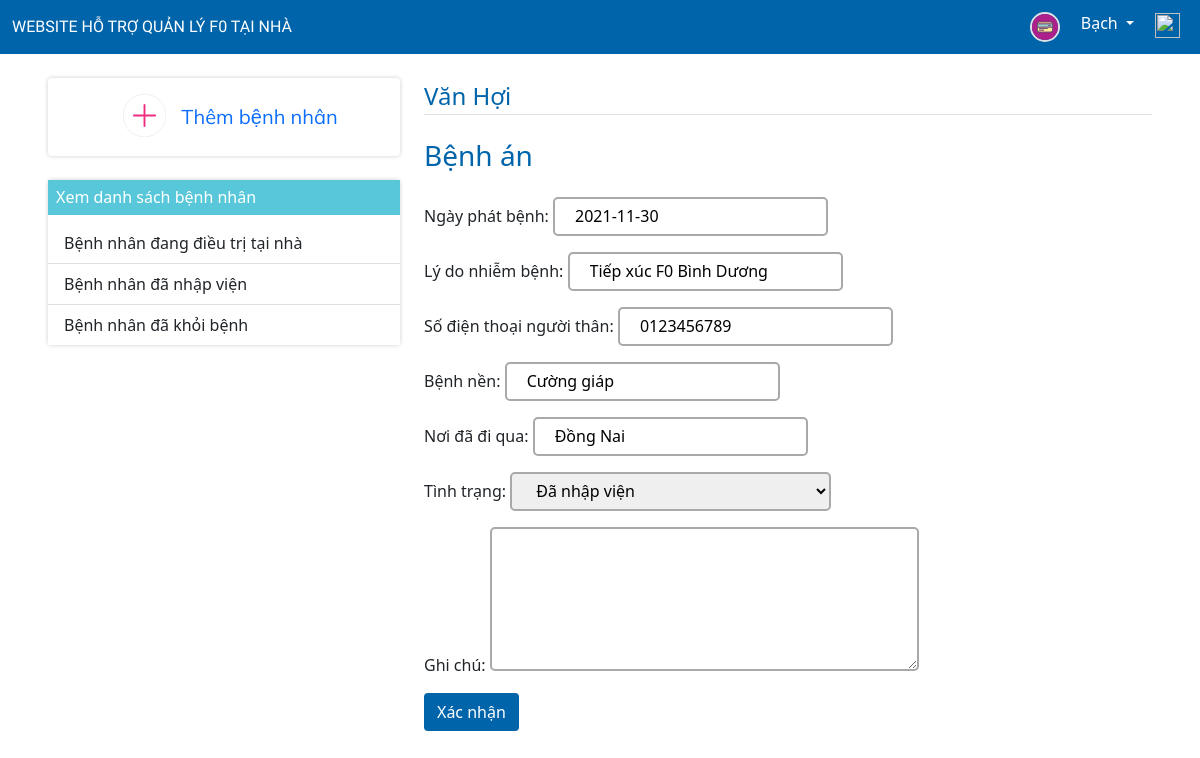
The page /patient/2/ (signed in) on the database its author committed.
### accounts/models.py (models this page shows, shortened)
class Account(models.Model):
  user = models.OneToOneField(User, related_name='profile', on_delete=models.CASCADE)
  CMND = models.CharField(verbose_name=u"CMND/CCCD", default="Chưa có", max_length=50, null=True, blank=True)
  birthday = models.DateField(verbose_name=u"Ngày sinh", null=True, blank=True)
  gender = models.CharField(
    max_length=6,
    default='Nữ',
    verbose_name=u"Giới tính",
    choices=[('Nam', 'Nam'),('Nữ', 'Nữ')]
  )
  city = models.CharField(verbose_name=u"Tỉnh, thành phố", default="Hà Nội", max_length=50, null=True, blank=True)
  district = models.CharField(verbose_name=u"Quận, huyện", default="Huyện Bắc Bình", max_length=50, null=True, blank=True)
  commune = models.CharField(verbose_name=u"Xã, phường", default="Xã Bình An", max_length=50, null=True, blank=True)
  address = models.CharField(verbose_name=u"Địa chỉ", default="256 Thôn An Hoà", max_length=200, null=True, blank=True)
  phone = models.CharField(verbose_name=u"Số điện thoại", default="0123456789", max_length=50, null=True, blank=True)
  career = models.CharField(verbose_name=u"Nghề nghiệp", default="Sinh viên", max_length=50, null=True, blank=True)
  profile_pic = models.ImageField(default="card.svg")
  vaccination_status = models.CharField(
    max_length=10,
    default='2 mũi',
    choices=[('1', '1 mũi'),('2', '2 mũi'),('0', 'Chưa tiêm')]
  )
  type_account = models.CharField(
    max_length=10,
    default='Khác',
    choices=[('Bác sĩ', 'Bác sĩ'),('Bệnh nhân', 'Bệnh nhân'),('Khác', 'Khác')]
  )
  def isDoctor(self):
    if self.type_account=="Bác sĩ":
      return True
    else:
      return False

class Patient(models.Model):
  patientUser = models.OneToOneField(Account, related_name='patient', on_delete=models.CASCADE)
  doctorUser = models.ForeignKey(Doctor, on_delete=models.CASCADE, null=True, blank=True)
  NgayPhatBenh = models.DateField(verbose_name=u"Ngày phát bệnh", null=True, blank=True)
  LyDo = models.CharField(verbose_name=u"Lý do nhiễm bệnh", max_length=200)
  SDTNguoiThan = models.CharField(verbose_name=u"Số điện thoại người thân", max_length=10)
  BenhNen = models.CharField(verbose_name=u"Bệnh nền", max_length=200)
  NoiDiQua = models.CharField(verbose_name=u"Nơi đã đi qua", max_length=300)
  TinhTrang = models.CharField(
    max_length=23,
    default='Đang điều trị tại nhà',
    verbose_name=u"Tình trạng",
    choices=[('Đang điều trị tại nhà', 'Đang điều trị tại nhà'),
            ('Đã nhập viện', 'Đã nhập viện',),
            ('Đã khỏi bệnh', 'Đã khỏi bệnh',),
            ('Đã tử vong', 'Đã tử vong',)
          ]
  )
  Note = models.TextField(verbose_name=u"Ghi chú", null=True, blank=True)

### doctor/views.py (the view)
# urls.py: path('patient/<int:patient_id>/', patient_update, name='patient'),
def patient_update(request, patient_id):
  patient = Patient.objects.get(id=patient_id)
  patient_id = Patient.objects.filter(id=patient_id).values('patientUser_id').get()
  patient_profile = Account.objects.filter(id=patient_id['patientUser_id']).values('user_id').get()
  first_name = User.objects.filter(id=patient_profile['user_id']).values('first_name').get()
  last_name = User.objects.filter(id=patient_profile['user_id']).values('last_name').get()
  name = first_name['first_name'] + " " + last_name['last_name']
  if request.method=='POST':
    form_patient = PatientDetailForm(request.POST, instance=patient)
    if form_patient.is_valid():
      form_patient.save()
      messages.success(request, 'Cập nhật bệnh án thành công!')
  else:
    form_patient = PatientDetailForm(instance=patient)
  context = {
    'form_patient': form_patient,
    'name': name,
  }
  return render(request,'base/patient_update.html', context)

### doctor/forms.py
class PatientDetailForm(forms.ModelForm):
  class Meta:
    model = Patient
    fields = [
      'NgayPhatBenh',
      'LyDo',
      'SDTNguoiThan',
      'BenhNen',
      'NoiDiQua',
      'TinhTrang',
      'Note'
    ]

### doctor/templates/base/patient_update.html (shortened to what this page needs)
{% extends 'base/option.html' %}
{% block content %}
{% load static %}
<div class="content-section">
  <form method="POST">
    <fieldset class="form-group">
      <legend class="border-bottom mb-4 title-color">{{name}}</legend>
      <h3 class="title-color mb-4">Bệnh án </h3>
      {{ form_patient.as_p}}
      <div class="form-group">
        <button type="submit" class="btn bg-navbar white-color">Xác nhận</button>
      </div>
    </fieldset>
  </form>
</div>
{% endblock content %}

### doctor/templates/base/option.html (shortened to what this page needs)
{% load static %}
<!DOCTYPE html>
<html lang="en">
<head>
  <link href="https://cdn.jsdelivr.net/npm/bootstrap@5.1.3/dist/css/bootstrap.min.css"
        rel="stylesheet"
>
  <link
      rel="stylesheet"
      href="https://cdn.jsdelivr.net/npm/bootstrap-icons@1.3.0/font/bootstrap-icons.css"
  />
</head>
<body>
  <nav class="navbar navbar-expand-lg bg-navbar navbar-dark py-1">
    <div class="container-fluid">
      <a href="{% url 'home'%}" class="navbar-brand">WEBSITE HỖ TRỢ QUẢN LÝ F0 TẠI NHÀ</a>
      <div class="collapse navbar-collapse" id="navmenu">
        {% if request.user.is_authenticated %}
        <ul class="navbar-nav ms-auto">
          <li class="nav-item">
            <a href="{% url 'profile-update' %}" class="nav-link">
              <img src="{{request.user.profile.profile_pic.url}}"
                    height="30"
                    width="30"
                    class="border border-2 rounded-circle"
                    alt="">
            </a>
          </li>
          <li>
            <div class="dropdown">
              <button class="btn dropdown-toggle"
                      type="button"
                      style="color: white;"
                      id="dropdownMenuButton1"
                      data-bs-toggle="dropdown"
                      aria-expanded="false">
                {{user.last_name}}
              </button>
            </div>
          </li>
          <li class="nav-item">
            <a href="{% url 'logout' %}" class="nav-link">
              <img src="{% static 'images/logout.svg' %}"
                    height="25"
                    width="25"
                    alt="">
            </a>
          </li>
        </ul>
        {% endif %}
      </div>
    </div>
  </nav>
  <section class="py-3">
    <div class="px-5 p-2">
      <div class="row">
        <div class="col-4">
          <div class="shadow-box rounded p-3">
            <a href="{% url 'addpatient'%}" class="link-button">
              <div class="row px-2">
                <div class="col-4">
                  <img src="{% static 'images/add.svg' %}" class="img-fluid w-50" alt="" style="margin-left: 60%;">
                </div>
                <div class="col-8 py-2" style="font-size: 20px;font-family: 'Mulish', sans-serif;">
                  Thêm bệnh nhân
                </div>
              </div>
            </a>
          </div>
          <div class="shadow-box rounded mt-4">
            <div style="background-color: #58c7d9;"> <h6 class="white-color p-2">Xem danh sách bệnh nhân</h6></div>
            <div class="list-group list-group-flush">
              <a href="{% url 'patienthome' %}" class="list-group-item list-group-item-action">Bệnh nhân đang điều trị tại nhà</a>
              <a href="{% url 'patienthospital' %}" class="list-group-item list-group-item-action">Bệnh nhân đã nhập viện</a>
              <a href="{% url 'patientok' %}" class="list-group-item list-group-item-action">Bệnh nhân đã khỏi bệnh</a>
            </div>
          </div>
        </div>
        <div class="col-8">
          {% block content %}
          {% endblock content %}
        </div>
      </div>
    </div>
  </section>
</body>
</html>

### doctor/templates/base/option.html (style rules this page uses)
.bg-navbar { background-color: #0064ab; }
.title-color { color: #0064ab; }
.white-color { color: white; }
.navbar-brand { font-size: 16px; font-family: 'Signika Negative', sans-serif; }
.shadow-box { -moz-box-shadow: 0 0 4px #ccc; -webkit-box-shadow: 0 0 4px #ccc; box-shadow: 0 0 4px #ccc; }
.link-button { text-decoration: none; }
#id_NgayPhatBenh, #id_LyDo, #id_SDTNguoiThan, #id_BenhNen, #id_NoiDiQua, #id_TinhTrang, #id_m1,#id_m2,#id_m3,#id_m4,#id_m5,#id_m6,#id_m7,#id_m8,#id_m9,#id_m10, #id_d1,#id_d2,#id_d3,#id_d4,#id_d5,#id_d6,#id_d7,#id_d8,#id_d9,#id_d10 { line-height: 35px; border: 2px solid darkgray; padding: 0 20px; border-radius: 5px; font-size: 16px; }
#id_Note, #id_note { line-height: 10px; border: 2px solid darkgray; padding: 20px; border-radius: 5px; font-size: 16px; }
select { border: 2px solid darkgray; padding: 5px; border-radius: 5px; font-size: 14px; cursor: pointer; width: 100%; min-width: 24ch; max-width: 35ch; height: 39px; }

### rows shown on the page
Patient: NgayPhatBenh "2021-11-30", LyDo "Tiếp xúc F0 Bình Dương", SDTNguoiThan "0123456789", BenhNen "Cường giáp", NoiDiQua "Đồng Nai", TinhTrang "Đã nhập viện"

### other values the page prints
{{ user.last_name }} "Bạch"
{{ name }} "Văn Hợi"
